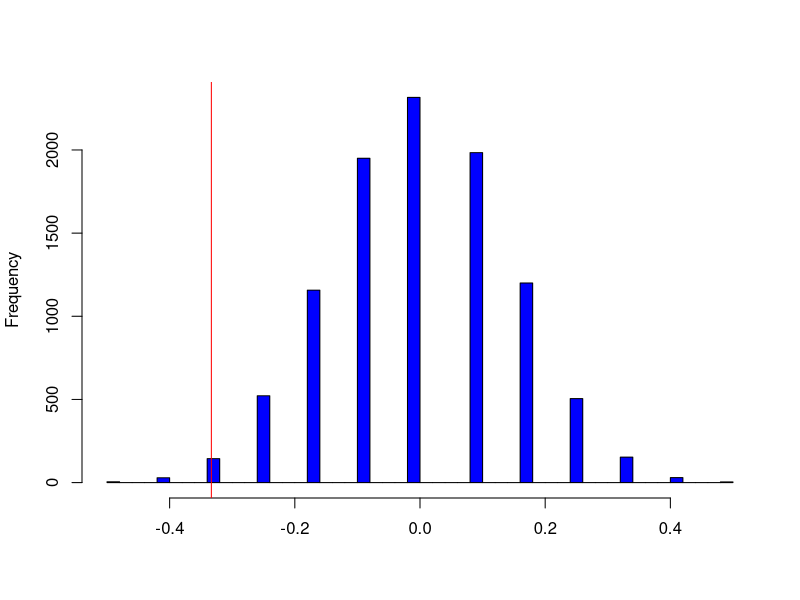

Here is the R script that generated this plot: (Note: this script raises an error after producing the figure.)
## ---- chunk 1
Outcome <- c(rep("relapse", 10), rep("no relapse", 14), rep("relapse", 18), rep("no relapse", 6))
Drug <- c(rep("Desipramine", 24), rep("Lithium", 24))
Cocaine <- data.frame(Outcome, Drug)
head(Cocaine)
ANS <- with(data = Cocaine,
            tapply(Outcome == "relapse", Drug, mean)
            )
ANS
obsDiffProp <- ANS[1] - ANS[2]
obsDiffProp
## ---- chunk 2
Outcome2 <- c(rep(1, 10), rep(0, 14), rep(1, 18), rep(0, 6))
Drug2 <- c(rep("Desipramine", 24), rep("Lithium", 24))
Cocaine2 <- data.frame(Outcome2, Drug2)
head(Cocaine2)
ANS2 <- with(data = Cocaine2,
     tapply(Outcome2, Drug2, mean)
            )
ANS2
obsDiffProp2 <- ANS2[1] - ANS2[2]
obsDiffProp2
## ---- chunk 3
N <- 10^4 -1
DiffProp <- numeric(N)
for (i in 1:N) {
# sample of size 24 # from the total 48 addicts
index <- sample(48, size = 24, replace = FALSE)
DiffProp[i] <- mean(Cocaine2$Outcome2[index]) - mean(Cocaine2$Outcome2[-index])
}
hist(DiffProp, col = "blue", breaks = "Scott", xlab = "", main = "")
abline(v = obsDiffProp2, col = "red")
pvalue1 <- (sum(DiffProp <= obsDiffProp2) + 1)/(N + 1)
pvalue1
# ggplot2 approach
DF <- data.frame(x = DiffProp)
p <- ggplot(data = DF) + geom_density(aes(x = x, y = ..density..), fill = 'pink', alpha = 0.4)
p
x.dens <- density(DiffProp)
df.dens <- data.frame(x = x.dens$x, y = x.dens$y)
p + geom_area(data = subset(df.dens, x <= obsDiffProp & x >= min(DF$x)), aes(x = x, y = y), fill = 'blue', alpha = 0.4) + labs(x = '', y = '')
## ---- chunk 4
N <- 10^4 -1
DiffProp <- numeric(N)
for (i in 1:N) {
# sample of size 24 # from the total 48 addicts
index <- sample(48, size = 24, replace = FALSE)
DiffProp[i] <- mean(Cocaine$Outcome[index]=="relapse") - mean(Cocaine$Outcome[-index]=="relapse")
}
hist(DiffProp, col = "blue", breaks = "Scott", xlab = "", main = "")
abline(v = obsDiffProp, col = "red")
pvalue <- (sum(DiffProp <= obsDiffProp) + 1)/(N + 1)
pvalue
# ggplot2 approach
DF <- data.frame(x = DiffProp)
p <- ggplot(data = DF) + geom_density(aes(x = x, y = ..density..), fill = 'pink', alpha = 0.4)
p
x.dens <- density(DiffProp)
df.dens <- data.frame(x = x.dens$x, y = x.dens$y)
p + geom_area(data = subset(df.dens, x <= obsDiffProp & x >= min(DF$x)), aes(x = x, y = y), fill = 'blue', alpha = 0.4) + labs(x = '', y = '')
